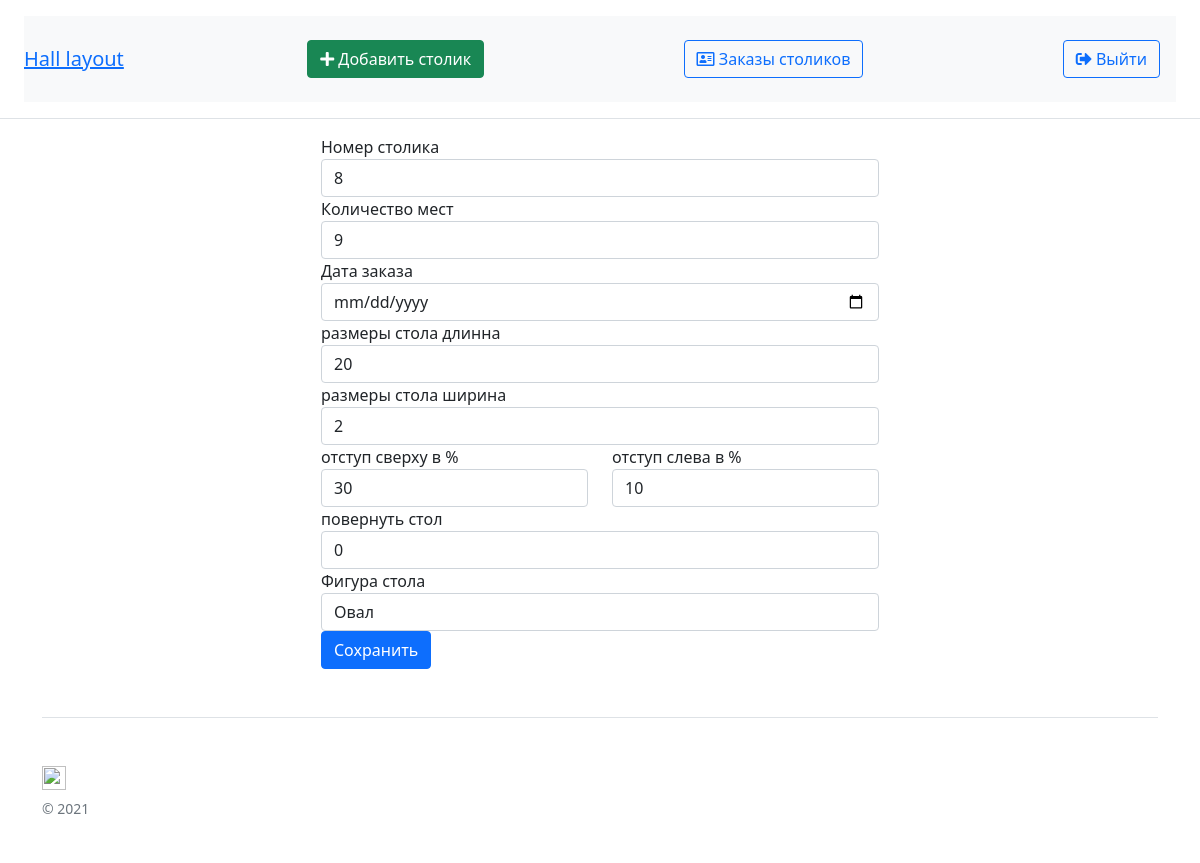
Screenshot of /edit_table/2 (signed in) with the database file from the repository.
### app.py (models this page shows)
class Tables(db.Model):
    id = db.Column(db.Integer, primary_key=True)
    number_t = db.Column(db.Integer)
    quantity_chairs = db.Column(db.Integer)
    with_tab = db.Column(db.String(100), nullable=True)
    height_tab = db.Column(db.String(100), nullable=True)
    margin_top = db.Column(db.Integer)
    margin_left = db.Column(db.Integer)
    rotate = db.Column(db.Integer)
    so = db.Column(db.String(50), nullable=True)
    order = db.relationship('Order_Tables', backref='table', lazy=True)
    datechek = db.Column(db.String(100), nullable=True)

### app.py (the view, shortened to what this page needs)
@app.route('/edit_table/<int:id>', methods=['GET', 'POST'])
@login_required
def edit_table(id):
    table = Tables.query.get(id)
    return render_template('edit-table.html', table=table)

### templates/edit-table.html (shortened to what this page needs)
{% extends 'base.html' %}
{% block content %}
    <div class="col-lg-6 offset-lg-3">
<form method="POST">
                <div class="panel-body">
					<div class="row">
						    <div class="form-group">
                                 <label>Номер столика</label>
                                <input type="number" class="form-control" name="number_t" value="{{ table.number_t }}">
                              </div>
                               <div class="form-group">
                                 <label>Количество мест</label>
                                     <input type="number" class="form-control" name="quantity_chairs" value="{{ table.quantity_chairs }}">
                              </div>
                                <div class="form-group">
                                 <label>Дата заказа</label>
                                  <input type="date" class="form-control" name="date" value="{{ table.date }}">
                              </div>
                              <div class="form-group">
                                 <label>размеры стола длинна</label>
                                  <input type="text" class="form-control" name="with_tab" value="{{ table.with_tab }}">
                              </div>
                             <div class="form-group">
                                 <label>размеры стола ширина</label>
                                 <input type="text" class="form-control" name="height_tab" value="{{ table.height_tab }}">
                              </div>
                            <div class="col-lg-6">
                            <div class="form-group">
                                 <label>отступ сверху в %</label>
                                <input type="number" class="form-control" name="margin_top" value="{{ table.margin_top }}">
                              </div>
                            </div>
                             <div class="col-lg-6">
                            <div class="form-group">
                                 <label>отступ слева в %</label>
                                <input type="number" class="form-control" name="margin_left" value="{{ table.margin_left }}">
                              </div>
                            </div>
                            <div class="form-group">
                                 <label>повернуть стол</label>
                                <input type="number" class="form-control" name="rotate" value="{{ table.rotate }}">
                              </div>
                           <div class="form-group">
                                 <label>Фигура стола</label>
<select class="form-control" id="so" name="so">
    <option value="{{ table.so }}">{% if table.so == 'square'  %}Квадрат{% else %}Овал{% endif %}</option>
</select>
                              </div>
					</div>
				</div>
				<div class="panel-footer">
					<button type="submit" class="btn btn-primary">
						 Сохранить
					</button>
				</div>
            </form>
    </div>
{% endblock %}

### rows the page displays
Tables: number_t "8", quantity_chairs "9", with_tab "20", height_tab "2", margin_top "30", margin_left "10", rotate "0", so "Овал"
